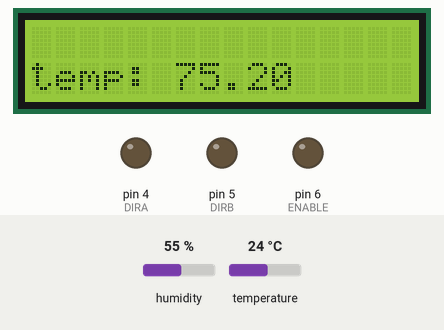
Simulated run of this sketch. Board: Arduino Uno, built with avr-gcc and run on an emulated ATmega328P. Shown: 16×2 character LCD, output pins drawn as LEDs (lit = HIGH). The inputs (shaded band) are chosen by the test bench; at power-on: temperature 24 °C, humidity 55 %. What the sketch prints to the serial monitor is not drawn.

Above: at 3.6 s.
3.7 s: temperature set to 25 °C
At 6.8 s:
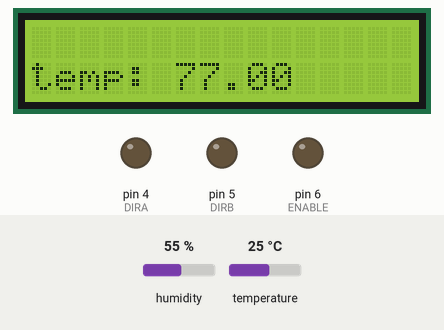
7.5 s: temperature set to 26.1 °C
At 10.2 s:
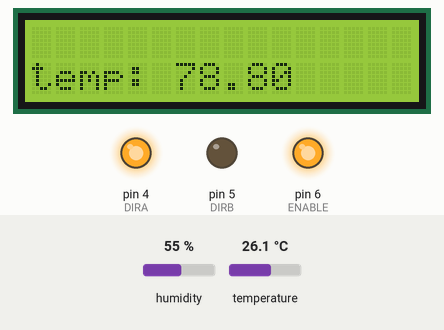
10.5 s: temperature set to 12 °C
At 12.7 s:
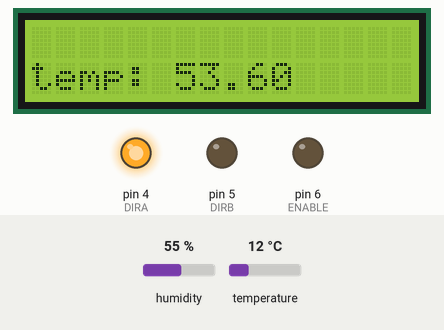
Timing chart, 0 to 14.2 s (numbered marks = the images above; inputs shaded):
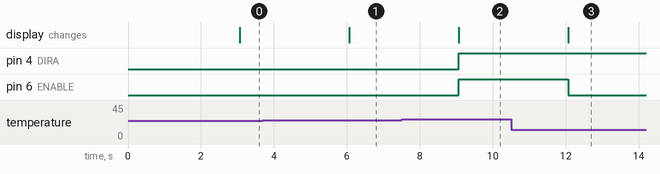

The sketch:

DLArduinoAC.ino
```cpp
#include <dht_nonblocking.h>
#include <LiquidCrystal.h>
#define DHT_SENSOR_TYPE DHT_TYPE_11
#define ENABLE 6
#define DIRA 4
#define DIRB 5

// initialize the library with the numbers of the interface pins
LiquidCrystal lcd(7, 8, 9, 10, 11, 12);

static const int DHT_SENSOR_PIN = 2;
DHT_nonblocking dht_sensor( DHT_SENSOR_PIN, DHT_SENSOR_TYPE );
/*
 * Initialize the serial port.
 */
void setup( )
{
  Serial.begin( 9600);
    // set up the LCD's number of columns and rows:
  lcd.begin(16, 2);
  // Print a message to the LCD.
  //lcd.print("sensing...");
  pinMode(ENABLE,OUTPUT);
  pinMode(DIRA,OUTPUT);
  pinMode(DIRB,OUTPUT);
}
/*
 * Poll for a measurement, keeping the state machine alive.  Returns
 * true if a measurement is available.
 */
static bool measure_environment( float *temperature, float *humidity )
{
  static unsigned long measurement_timestamp = millis( );
  /* Measure once every four seconds. */
  if( millis( ) - measurement_timestamp > 3000ul )
  {
    if( dht_sensor.measure( temperature, humidity ) == true )
    {
      measurement_timestamp = millis( );
      return( true );
    }
  }
  return( false );
}
/*
 * Main program loop.
 */
void loop( )
{
  float temperature;
  float humidity;
  float fahrenheit;

  // set the cursor to column 0, line 1
  // (note: line 1 is the second row, since counting begins with 0):
  lcd.setCursor(0, 1);
  // print the number of seconds since reset:
  //lcd.print(millis() / 1000);

  /* Measure temperature and humidity.  If the functions returns
     true, then a measurement is available. */
  if( measure_environment( &temperature, &humidity ) == true )
  {
    fahrenheit = (((temperature*9)/5)+32);
    Serial.print( "T = " );
    Serial.print( fahrenheit, 1 );
    Serial.println( "%" );
    lcd.print( "temp: " );
    lcd.print( fahrenheit );
    if (fahrenheit > 78)
    {
      Serial.println( "TURN FAN ON" );
      digitalWrite(ENABLE,HIGH); // enable on
      digitalWrite(DIRA,HIGH); //one way
      digitalWrite(DIRB,LOW);
    }
    else
    {
      Serial.println( "turn it off :(" );
      digitalWrite(ENABLE,LOW); //all done
    }
  }
}
```

Measured:
- the behaviour switches between 25.4 and 25.5 °C on temperature (found by bisection; images 1 and 2)
- after the input at 3.7 s, the display: changes after 2.4 s (image 1)
- after the input at 7.5 s, pin 4 (DIRA), pin 6 (ENABLE): LOW → HIGH after 1.6 s; the display: changes after 1.6 s (image 2)
- after the input at 10.5 s, pin 6 (ENABLE): HIGH → LOW after 1.6 s; the display: changes after 1.6 s (image 3)
